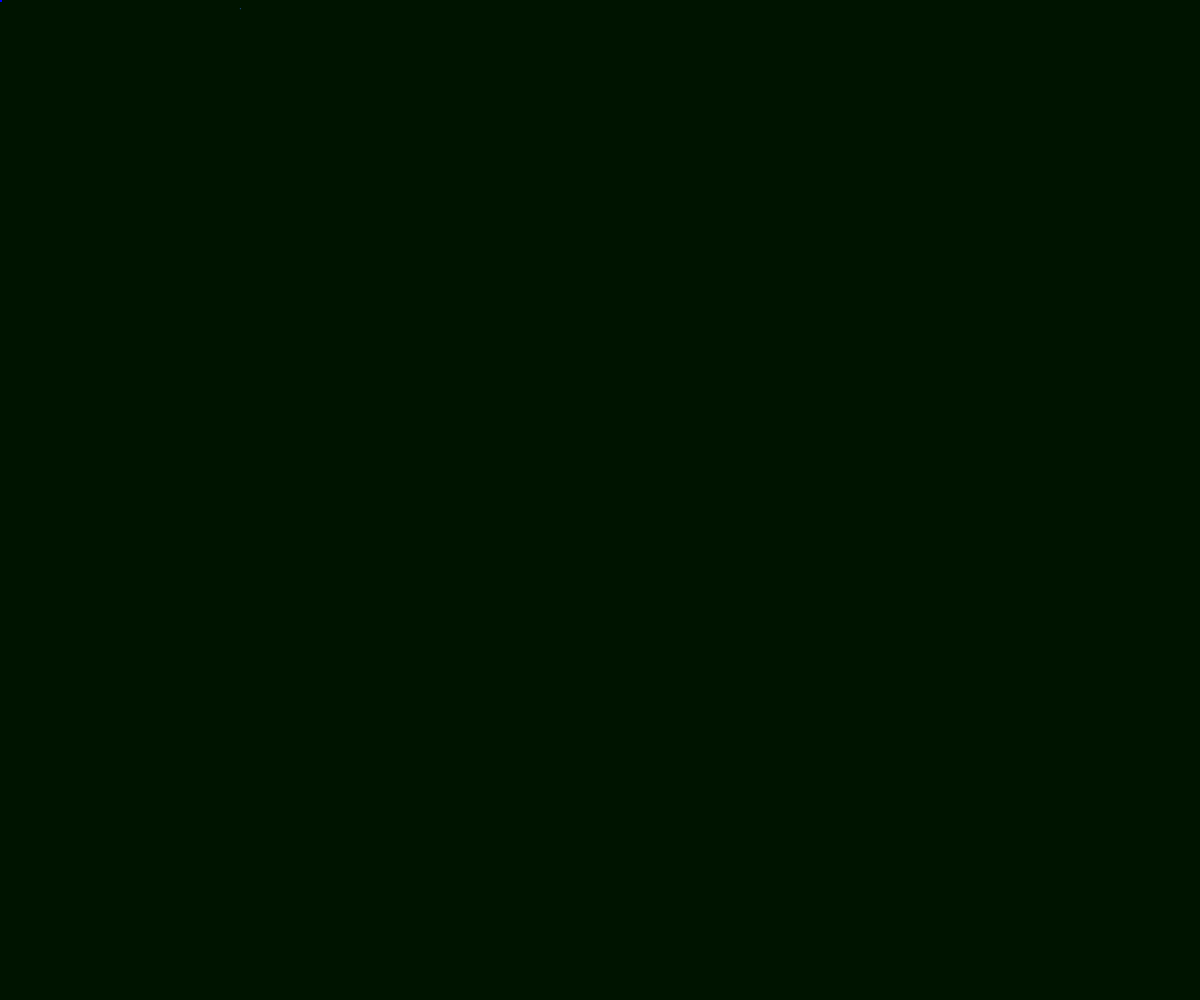
Frame 1 (no input)
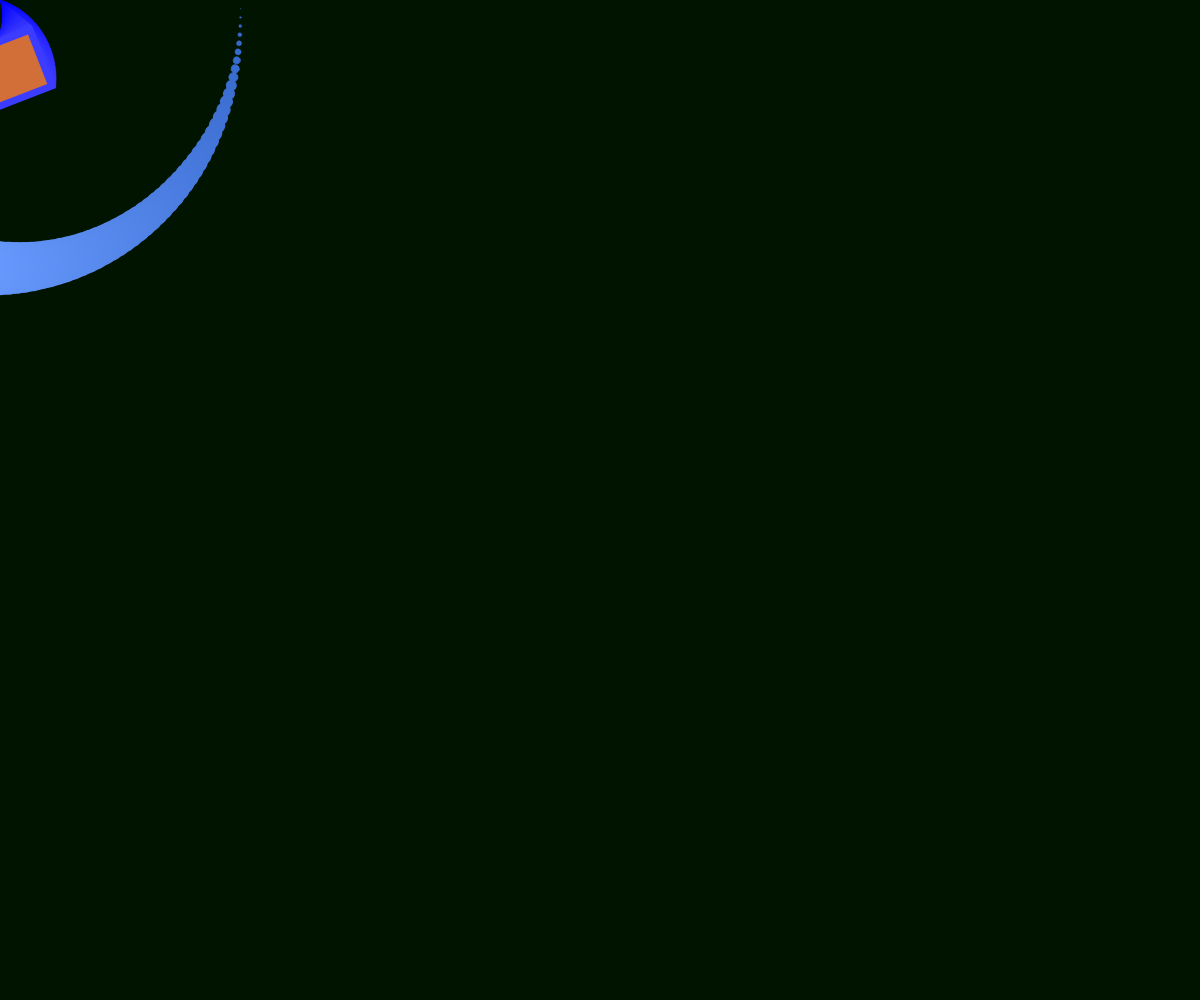
Frame 60 (no input)
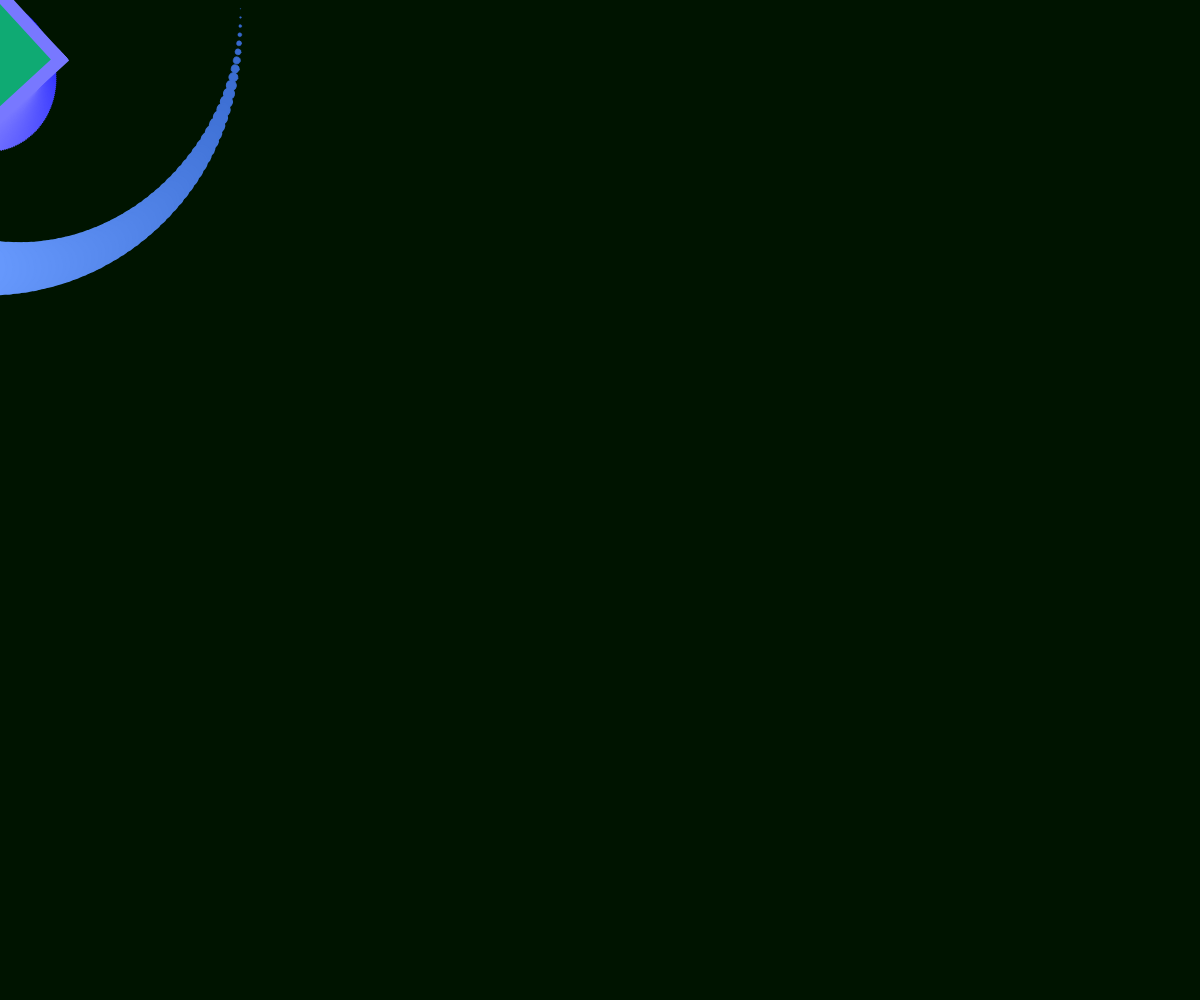
Frame 120 (the mouse pressed at the canvas centre since frame 60)

The p5.js sketch that drew these frames (run headless with seeded random() and noise() and a simulated clock; from frame 60 on, the mouse is pressed at the canvas centre):

// p5.js sketch
// ── sketch.js
function setup() {
  createCanvas(windowWidth, windowHeight);
  background(frameCount*0.1%255,frameCount+20%255,frameCount*2%255);
}

function draw() {

  stroke(frameCount%255,frameCount%255,255);
  translate(frameCount*0.5%windowWidth,frameCount*0.5%windowHeight)
  rotate(frameCount*0.02);
  fill((frameCount+150)%255,(frameCount+50)%255,(frameCount+250)%255);
  square(0,0,frameCount%windowWidth);
  fill((frameCount+50)%255,(frameCount+100)%255,(frameCount+200)%255);
  stroke((frameCount+50)%200,(frameCount+100)%200,(frameCount+200)%255);
  strokeWeight(frameCount*0.1%20);
  rotate(frameCount*0.01)
  circle(width/5,frameCount%500,frameCount%800);
  stroke((frameCount+50)%255,(frameCount+100)%255,(frameCount+200)%255);
  strokeWeight(((frameCount+10)%200)*0.1);
  fill((frameCount+50)%200,(frameCount+100)%200,(frameCount+200)%255);
  circle(frameCount%500,height/5,frameCount%200);
  fill(frameCount+20%200,frameCount+220%255,frameCount%150)

  // rotateY(frameCount*0.05);
  // box(frameCount*0.01%400);
}
